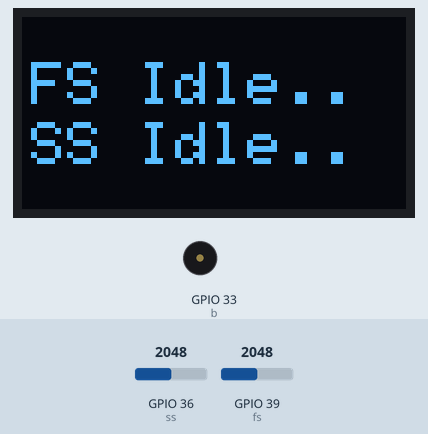
The sketch below on a simulated ESP32. Parts: 128×64 one-colour display, buzzer (waves = sounding). The inputs (shaded band) are chosen by the test bench; at power-on: GPIO 39 (fs) = 2048, GPIO 36 (ss) = 2048. WiFi joins after 1.5 s; servers stay silent unless stated; what the sketch prints to the serial monitor is not drawn.

Above: at 3.4 s.
3.5 s: GPIO 39 (fs) set to 442
5.0 s: GPIO 39 (fs) set to 358
At 7.6 s:
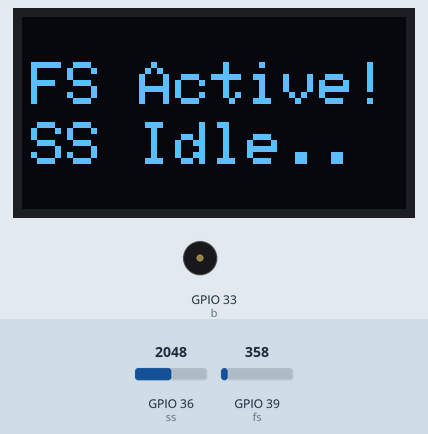
9.1 s: GPIO 36 (ss) set to 2148
13.1 s: GPIO 36 (ss) set to 2200
At 16.9 s:
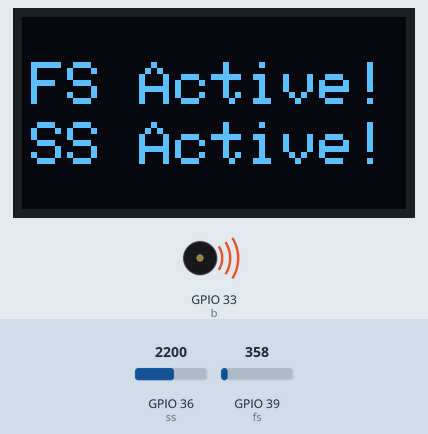
17.2 s: GPIO 39 (fs) set to 440
At 19.3 s:
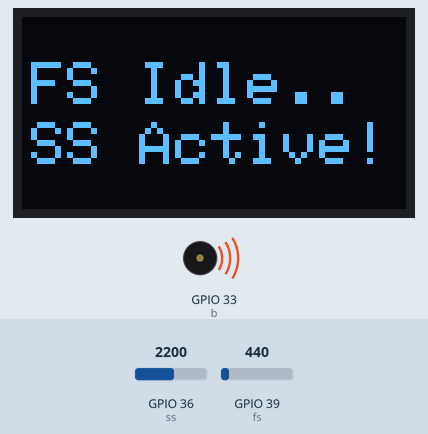
21.3 s: GPIO 39 (fs) set to 360
At 26.0 s:
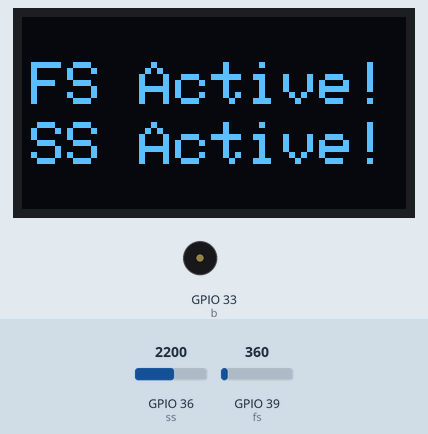
Timing chart, 0 to 26.4 s (numbered marks = the images above; inputs shaded):
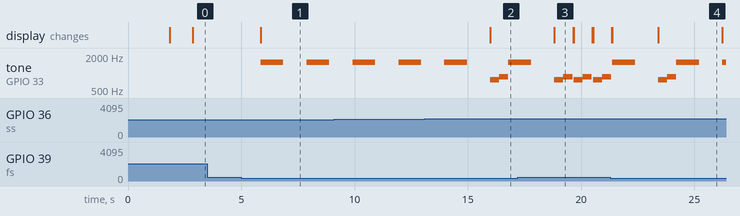

Measured:
- the behaviour switches between 401 and 400 on GPIO 39 (fs) (found by bisection; images 0 and 1)
- the behaviour switches between 2199 and 2200 on GPIO 36 (ss) (found by bisection; images 1 and 2)
- after the input at 3.5 s, every drawn part: stays the same
- after the input at 5.0 s, tone on GPIO 33 (b): alternates 1550 Hz for 1.0 s and silent for 1.0 s, starting after 0.86 s; the display: changes after 0.86 s (image 1)
- after the input at 13.1 s, the display: changes after 2.9 s (image 2)
- after the input at 17.2 s, the display: changes after 1.6 s (image 3)
- after the input at 21.3 s, the display: first differs from a run without the input after 0.09 s (image 4 shows a later state)
- what the display in image 3 shows lasts 0.9 s, from 18.8 s to 19.7 s

The sketch:

Mini_Project_BSI_V2.ino
```cpp
/*
 DEVNOTES
 - The code works as intended
 - Proceed to design process
 ***Things to note
    - Smoke sensor is sensitive, might need calibration
    - Personal opinion but the OLED screen looked boring lol
*/
#define BLYNK_PRINT Serial

#define BLYNK_TEMPLATE_ID "TMPL6EQUxZ6cx"
#define BLYNK_TEMPLATE_NAME "Mini Project BSI"
#define BLYNK_AUTH_TOKEN "-rJhVY3dqT2m0Gtar3Dx7AnjLYcr85H5"

#include <WiFi.h>
#include <WiFiClient.h>
#include <BlynkSimpleEsp32.h>

BlynkTimer timer;

char ssid[] = "SabaSameko";
char pass[] = "SukaBumi";
// this one above responsible for blynk configuration and library prerequisites

#include <SPI.h>
#include <Wire.h>
#include <Adafruit_GFX.h>
#include <Adafruit_SSD1306.h>
#define SCREEN_WIDTH 128
#define SCREEN_HEIGHT 64
#define OLED_RESET -1
#define SCREEN_ADDRESS 0x3C
Adafruit_SSD1306 display(SCREEN_WIDTH, SCREEN_HEIGHT, &Wire, OLED_RESET);
// this one is responsible for OLED screen prerequisites library

int b = 33; //buzzer pin
int d = 400; //delay time for buzzer
#define fs A3 //Flame sensor pin
#define ss A0 //Smoke sensor pin
void TimerEvent()
{
  int smoke = analogRead(ss);// read smoke sensor
  int fire = analogRead(fs);// read flame sensor
  Blynk.virtualWrite(V0, smoke);
  Blynk.virtualWrite(V3, fire);
  Serial.print("FS read : ");
  Serial.println(fire);
  Serial.print("SS read : ");
  Serial.println(smoke);

  //Scenario A Smoke 1 : Fire 0
  if(smoke >= 2200 && fire >= 400)
  {
  Blynk.virtualWrite(V1, 1);
  Blynk.virtualWrite(V2, 0);
  display.clearDisplay();
  display.setTextSize(2);
  display.setTextColor(WHITE);
  display.setCursor(3, 35);
  display.println("SS Active!");
  display.setTextSize(2);
  display.setTextColor(WHITE);
  display.setCursor(3, 15);
  display.println("FS Idle..");
  display.display();
  tone(b, 753);
  delay(d);
  tone(b,860);
  delay(d);
  }

  //Scenario B Smoke 0 : Fire 1
  if(smoke <= 2200 && fire <= 400)
  {
  Blynk.virtualWrite(V1, 0);
  Blynk.virtualWrite(V2, 1);
  display.clearDisplay();
  display.setTextSize(2);
  display.setTextColor(WHITE);
  display.setCursor(3, 15);
  display.println("FS Active!");
  display.setTextSize(2);
  display.setTextColor(WHITE);
  display.setCursor(3, 35);
  display.println("SS Idle..");
  display.display();
  tone(b, 1550);
  delay(1000);
  noTone(b);
  delay(1000);
  }


  //Scenario C Smoke 1 : Fire 1
  if(smoke >= 2200 && fire <= 400)
  {
  Blynk.virtualWrite(V1, 1);
  Blynk.virtualWrite(V2, 1);
  display.clearDisplay();
  display.setTextSize(2);
  display.setTextColor(WHITE);
  display.setCursor(3, 15);
  display.println("FS Active!");
  display.setTextSize(2);
  display.setTextColor(WHITE);
  display.setCursor(3, 35);
  display.println("SS Active!");
  display.display();
  tone(b, 753);
  delay(d);
  tone(b,860);
  delay(d);
  tone(b, 1550);
  delay(1000);
  noTone(b);
  delay(1000);
  }


  //Scenario D Smoke 0 : Fire 0
  if(smoke <= 2200 && fire >= 400)
  {
  Blynk.virtualWrite(V1, 0);
  Blynk.virtualWrite(V2, 0);
  noTone(b);
  display.clearDisplay();
  display.setTextSize(2);
  display.setTextColor(WHITE);
  display.setCursor(3, 15);
  display.println("FS Idle..");
  display.setTextSize(2);
  display.setTextColor(WHITE);
  display.setCursor(3, 35);
  display.println("SS Idle..");
  display.display();
  }
}
void setup()
{
  Serial.begin(9600);
  Blynk.begin(BLYNK_AUTH_TOKEN, ssid, pass);
  display.begin(SSD1306_SWITCHCAPVCC, 0x3C);
  display.clearDisplay();
  timer.setInterval(1000L, TimerEvent);
}
void loop()
{
  Blynk.run();
  timer.run();
}
```
